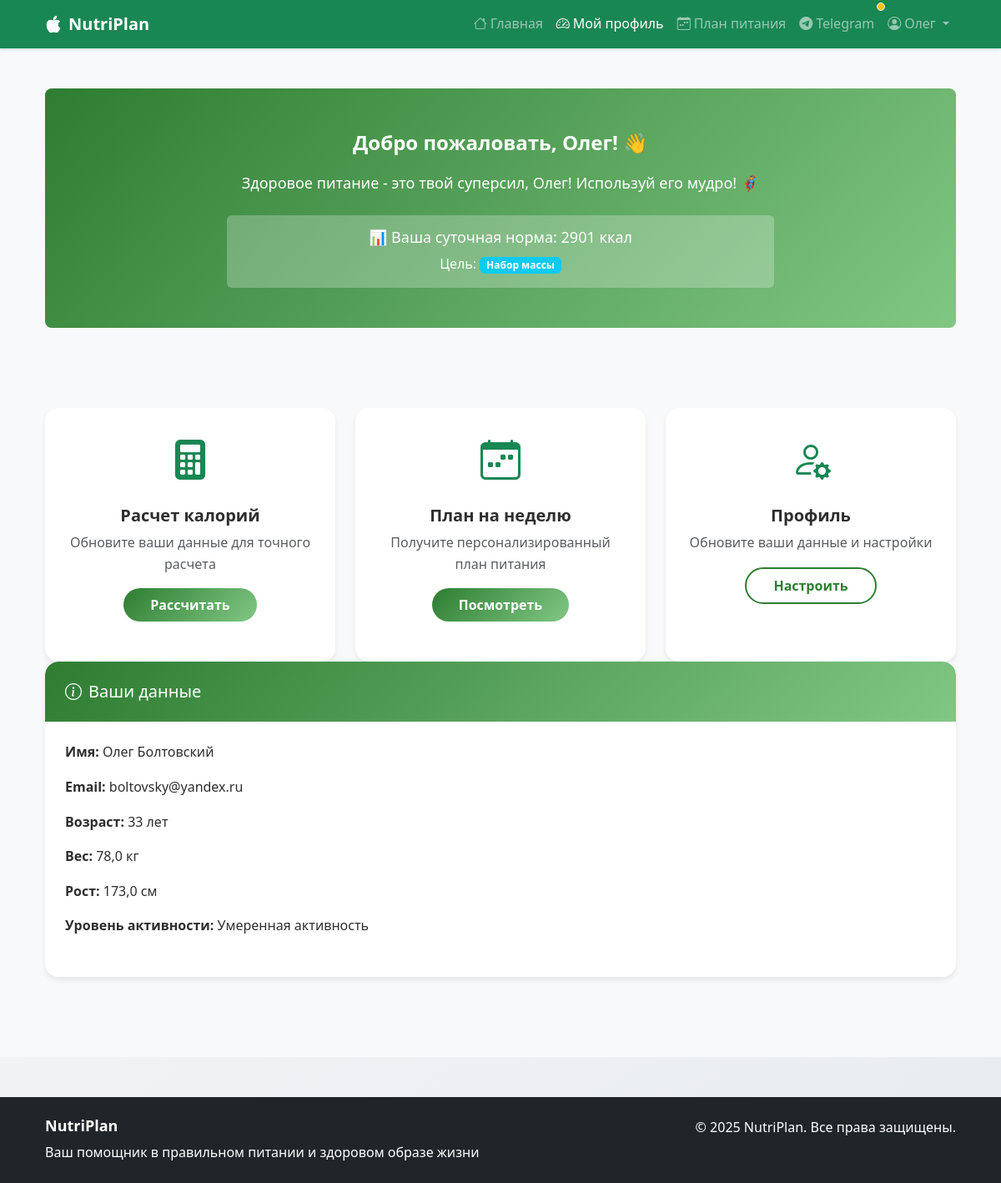
The page /dashboard/ (signed in) on the database its author committed.
### nutrition_app/models.py (models this page shows, shortened)
class CustomUser(AbstractUser):
    GENDER_CHOICES = [
        ('male', 'Мужской'),
        ('female', 'Женский'),
    ]
    GOAL_CHOICES = [
        ('loss', 'Похудение'),
        ('maintenance', 'Поддержание веса'),
        ('gain', 'Набор массы'),
    ]
    ACTIVITY_CHOICES = [
        ('sedentary', 'Малоподвижный'),
        ('light', 'Легкая активность'),
        ('moderate', 'Умеренная активность'),
        ('high', 'Высокая активность'),
        ('extreme', 'Очень высокая активность'),
    ]
    age = models.IntegerField(null=True, blank=True, verbose_name="Возраст")
    weight = models.FloatField(null=True, blank=True, verbose_name="Вес (кг)")
    height = models.FloatField(null=True, blank=True, verbose_name="Рост (см)")
    gender = models.CharField(
        max_length=10, choices=GENDER_CHOICES, default='male', verbose_name="Пол")
    goal = models.CharField(max_length=20, choices=GOAL_CHOICES,
                            default='maintenance', verbose_name="Цель")
    activity_level = models.CharField(
        max_length=20, choices=ACTIVITY_CHOICES, default='sedentary', verbose_name="Уровень активности")

class UserProfile(models.Model):
    user = models.OneToOneField(
        CustomUser, on_delete=models.CASCADE, related_name='profile')
    daily_calories = models.IntegerField(
        default=2000, verbose_name="Суточная норма калорий")
    motivation_message = models.TextField(
        blank=True, verbose_name="Мотивационное сообщение")
    created_at = models.DateTimeField(auto_now_add=True)
    updated_at = models.DateTimeField(auto_now=True)
    class Meta:
        verbose_name = "Профиль пользователя"
        verbose_name_plural = "Профили пользователей"

### nutrition_app/views/auth_views.py (the view)
# urls.py: path('dashboard/', dashboard, name='dashboard'),
@login_required
def dashboard(request):
    profile = get_object_or_404(UserProfile, user=request.user)
    motivational_message = profile.motivation_message or get_motivational_message(
        request.user)
    context = {
        'user': request.user,
        'profile': profile,
        'motivational_message': motivational_message,
    }
    return render(request, 'nutrition_app/dashboard.html', context)

### nutrition_app/templates/nutrition_app/dashboard.html
{% extends 'nutrition_app/base.html' %}
{% load static %}
{% block content %}
<div class="container py-5">
    <div class="row mb-5">
        <div class="col-12">
            <div class="hero-section text-center text-white rounded-3 p-5">
                <h1 class="display-4 fw-bold mb-3">Добро пожаловать, {{ user.first_name }}! 👋</h1>
                <p class="lead mb-4">{{ motivational_message }}</p>
                <div class="row justify-content-center mt-4">
                    <div class="col-md-8">
                        <div class="bg-white bg-opacity-25 rounded p-3">
                            <h5 class="mb-2">📊 Ваша суточная норма: {{ profile.daily_calories }} ккал</h5>
                            <p class="mb-0">Цель:
                                {% if user.goal == 'loss' %}
                                    <span class="badge bg-warning">Похудение</span>
                                {% elif user.goal == 'gain' %}
                                    <span class="badge bg-info">Набор массы</span>
                                {% else %}
                                    <span class="badge bg-success">Поддержание веса</span>
                                {% endif %}
                            </p>
                        </div>
                    </div>
                </div>
            </div>
        </div>
    </div>
    <div class="row g-4">
        <div class="col-md-4">
            <div class="nutri-card text-center p-4 h-100">
                <div class="feature-icon mb-3">
                    <i class="bi bi-calculator-fill text-success" style="font-size: 3rem;"></i>
                </div>
                <h4 class="fw-bold">Расчет калорий</h4>
                <p class="text-muted mb-3">Обновите ваши данные для точного расчета</p>
                <a href="{% url 'calculate_calories' %}" class="btn btn-nutri-primary">Рассчитать</a>
            </div>
        </div>
        <div class="col-md-4">
            <div class="nutri-card text-center p-4 h-100">
                <div class="feature-icon mb-3">
                    <i class="bi bi-calendar-week text-success" style="font-size: 3rem;"></i>
                </div>
                <h4 class="fw-bold">План на неделю</h4>
                <p class="text-muted mb-3">Получите персонализированный план питания</p>
                <a href="{% url 'week_plan' %}" class="btn btn-nutri-primary">Посмотреть</a>
            </div>
        </div>
        <div class="col-md-4">
            <div class="nutri-card text-center p-4 h-100">
                <div class="feature-icon mb-3">
                    <i class="bi bi-person-gear text-success" style="font-size: 3rem;"></i>
                </div>
                <h4 class="fw-bold">Профиль</h4>
                <p class="text-muted mb-3">Обновите ваши данные и настройки</p>
                <a href="{% url 'profile_setup' %}" class="btn btn-nutri-outline">Настроить</a>
            </div>
        </div>
    </div>
    <div class="row mb-5">
        <div class="col-12">
            <div class="nutri-card h-100">
                <div class="card-header-custom">
                    <h4 class="mb-0"><i class="bi bi-info-circle me-2"></i>Ваши данные</h4>
                </div>
                <div class="card-body">
                    <div class="mb-3">
                        <strong>Имя:</strong> {{ user.first_name }} {{ user.last_name }}
                    </div>
                    <div class="mb-3">
                        <strong>Email:</strong> {{ user.email }}
                    </div>
                    {% if user.age %}<div class="mb-3"><strong>Возраст:</strong> {{ user.age }} лет</div>{% endif %}
                    {% if user.weight %}<div class="mb-3"><strong>Вес:</strong> {{ user.weight }} кг</div>{% endif %}
                    {% if user.height %}<div class="mb-3"><strong>Рост:</strong> {{ user.height }} см</div>{% endif %}
                    <div class="mb-0">
                        <strong>Уровень активности:</strong> {{ user.get_activity_level_display }}
                    </div>
                </div>
            </div>
        </div>
    </div>
</div>
{% endblock %}

### nutrition_app/templates/nutrition_app/base.html (shortened to what this page needs)
{% load static %}
{% load custom_filters %}
<!DOCTYPE html>
<html lang="ru">
  <head>
    <link
      href="https://cdn.jsdelivr.net/npm/bootstrap@5.3.0/dist/css/bootstrap.min.css"
      rel="stylesheet"
    />
    <link
      rel="stylesheet"
      href="https://cdn.jsdelivr.net/npm/bootstrap-icons@1.10.0/font/bootstrap-icons.css"
    />
    <link rel="stylesheet" href="{% static 'nutrition_app/css/style.css' %}" />
  </head>
  <body class="d-flex flex-column min-vh-100">
    <nav class="navbar navbar-expand-lg navbar-dark bg-success shadow-sm">
      <div class="container">
        <a class="navbar-brand fw-bold" href="{% url 'index' %}">
          <i class="bi bi-apple me-2"></i>NutriPlan
        </a>
        <div class="collapse navbar-collapse" id="navbarNav">
          <ul class="navbar-nav ms-auto">
            <li class="nav-item">
              <a class="nav-link" href="{% url 'index' %}">
                <i class="bi bi-house me-1"></i>Главная
              </a>
            </li>
            {% if user.is_authenticated %}
              <li class="nav-item">
                <a class="nav-link" href="{% url 'dashboard' %}">
                  <i class="bi bi-speedometer2 me-1"></i>Мой профиль
                </a>
              </li>
              <li class="nav-item">
                <a class="nav-link" href="{% url 'week_plan' %}">
                  <i class="bi bi-calendar-week me-1"></i>План питания
                </a>
              </li>
              <li class="nav-item">
                <a class="nav-link position-relative" href="{% url 'telegram_link' %}">
                  <i class="bi bi-telegram me-1"></i>Telegram
                  {% if user.telegram_exists %}
                    <span class="position-absolute top-0 start-100 translate-middle p-1 bg-success border border-light rounded-circle">
                      <span class="visually-hidden">Telegram привязан</span>
                    </span>
                  {% else %}
                    <span class="position-absolute top-0 start-100 translate-middle p-1 bg-warning border border-light rounded-circle">
                    </span>
                  {% endif %}
                </a>
              </li>
              <li class="nav-item dropdown">
                <a class="nav-link dropdown-toggle" href="#" role="button" data-bs-toggle="dropdown">
                  <i class="bi bi-person-circle me-1"></i>{{ user.first_name|default:user.username }}
                </a>
              </li>
            {% endif %}
          </ul>
        </div>
      </div>
    </nav>
    <main class="flex-grow-1 bg-light">{% block content %} {% endblock %}</main>
    <footer class="bg-dark text-white py-4 mt-5">
      <div class="container">
        <div class="row">
          <div class="col-md-6">
            <h5 class="fw-bold">NutriPlan</h5>
            <p class="mb-0">
              Ваш помощник в правильном питании и здоровом образе жизни
            </p>
          </div>
          <div class="col-md-6 text-md-end">
            <p class="mb-0">&copy; 2025 NutriPlan. Все права защищены.</p>
          </div>
        </div>
      </div>
    </footer>
  </body>
</html>

### nutrition_app/static/nutrition_app/css/style.css (style rules this page uses)
:root { --primary-color: #2e7d32; --primary-dark: #1b5e20; --primary-light: #4caf50; --secondary-color: #81c784; --accent-color: #ffb74d; --light-bg: #f8f9fa; --text-dark: #2e2e2e; --text-muted: #6c757d; --border-color: #e9ecef; --space-xs: 0.5rem; --space-sm: 1rem; --space-md: 1.5rem; --space-lg: 2rem; --space-xl: 3rem; --space-xxl: 4rem; --radius-sm: 0.5rem; --radius-md: 0.75rem; --radius-lg: 1rem; --radius-xl: 1.5rem; --shadow-sm: 0 2px 4px rgba(0, 0, 0, 0.05); --shadow-md: 0 4px 6px rgba(0, 0, 0, 0.07); --shadow-lg: 0 8px 25px rgba(0, 0, 0, 0.1); --shadow-hover: 0 12px 40px rgba(0, 0, 0, 0.15); --transition-fast: 0.2s ease; --transition-base: 0.3s ease; --transition-slow: 0.5s ease; }
* { box-sizing: border-box; }
body { font-family: "Segoe UI", system-ui, -apple-system, sans-serif; background: linear-gradient(135deg, #f8f9fa 0%, #e9ecef 100%); line-height: 1.6; color: var(--text-dark); margin: 0; padding: 0; }
.container { padding-left: var(--space-sm); padding-right: var(--space-sm); }
@media (min-width: 768px) { .container { padding-left: var(--space-md); padding-right: var(--space-md); } }
.display-4 { font-size: 1.5rem; line-height: 1.4; margin-bottom: var(--space-sm); }
h1, .h1 { font-size: 2rem; margin-bottom: var(--space-md); }
h4, .h4 { font-size: 1.25rem; margin-bottom: var(--space-xs); }
h5, .h5 { font-size: 1.125rem; margin-bottom: var(--space-xs); }
.lead { font-size: 1.125rem; line-height: 1.7; margin-bottom: var(--space-md); }
.hero-section { background: linear-gradient(135deg, var(--primary-color) 0%, var(--secondary-color) 100%); color: white; padding: var(--space-xxl) 0; margin-bottom: var(--space-xl); }
.nutri-card { border: none; border-radius: var(--radius-lg); box-shadow: var(--shadow-md); transition: all var(--transition-base); background: white; overflow: hidden; margin-bottom: var(--space-md); }
.card-header-custom { background: linear-gradient(135deg, var(--primary-color), var(--secondary-color)); color: white; border-radius: var(--radius-lg) var(--radius-lg) 0 0 !important; padding: var(--space-md); }
.card-body { padding: var(--space-md); }
.btn-nutri-primary { background: linear-gradient(135deg, var(--primary-color), var(--secondary-color)); border: none; color: white; padding: var(--space-xs) var(--space-lg); border-radius: var(--radius-xl); font-weight: 600; transition: all var(--transition-base); }
.btn-nutri-outline { border: 2px solid var(--primary-color); color: var(--primary-color); background: transparent; padding: var(--space-xs) var(--space-lg); border-radius: var(--radius-xl); font-weight: 600; transition: all var(--transition-base); }
.fade-in-up { animation: fadeInUp 0.6s ease-out; }

### rows shown on the page
CustomUser: first_name "Олег", last_name "Болтовский", email "boltovsky@yandex.ru", age "33", weight "78,0", height "173,0", activity_level "Умеренная активность"
UserProfile: motivation_message "Здоровое питание - это твой суперсил, Олег! Используй его мудро! 🦸‍♂️", daily_calories "2901"
